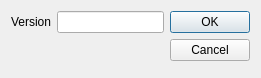
<?xml version="1.0" encoding="UTF-8"?>
<ui version="4.0">
 <class>version</class>
 <widget class="QDialog" name="version">
  <property name="geometry">
   <rect>
    <x>0</x>
    <y>0</y>
    <width>261</width>
    <height>78</height>
   </rect>
  </property>
  <property name="windowTitle">
   <string>Dialog</string>
  </property>
  <layout class="QGridLayout" name="gridLayout">
   <item row="0" column="0">
    <layout class="QVBoxLayout" name="verticalLayout">
     <item>
      <layout class="QHBoxLayout" name="horizontalLayout">
       <item>
        <widget class="QLabel" name="_versionLit">
         <property name="text">
          <string>Version</string>
         </property>
        </widget>
       </item>
       <item>
        <widget class="QLineEdit" name="_version"/>
       </item>
      </layout>
     </item>
     <item>
      <spacer name="verticalSpacer">
       <property name="orientation">
        <enum>Qt::Vertical</enum>
       </property>
       <property name="sizeHint" stdset="0">
        <size>
         <width>20</width>
         <height>40</height>
        </size>
       </property>
      </spacer>
     </item>
    </layout>
   </item>
   <item row="0" column="1">
    <widget class="QDialogButtonBox" name="_buttonBox">
     <property name="orientation">
      <enum>Qt::Vertical</enum>
     </property>
     <property name="standardButtons">
      <set>QDialogButtonBox::Cancel|QDialogButtonBox::Ok</set>
     </property>
    </widget>
   </item>
  </layout>
 </widget>
 <resources/>
 <connections/>
</ui>
